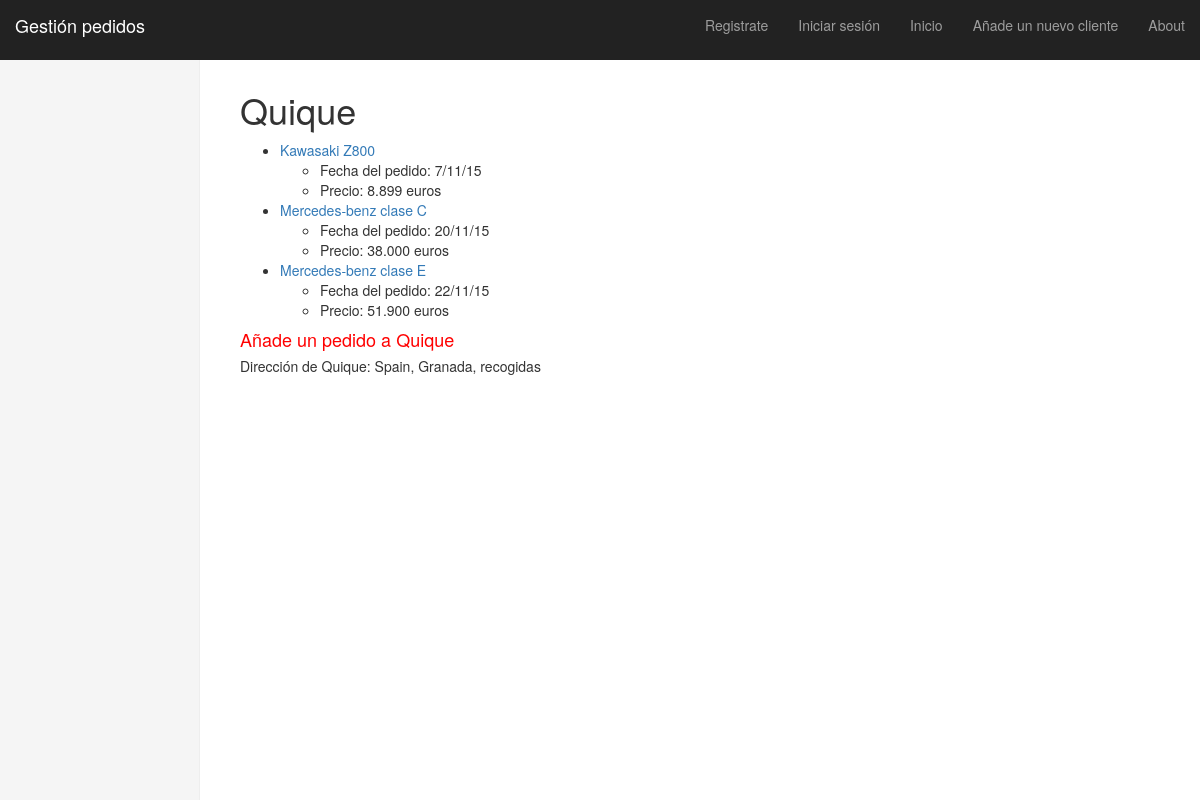
Page /gestionpedidos/cliente/quique/ on the committed database.
### gestionpedidos/models.py (models this page shows, shortened)
class Cliente(models.Model):
    name = models.CharField(max_length=128, unique=True)
    slug = models.SlugField(unique=True)
    direccion = models.CharField(max_length=128)

class Pedido(models.Model):
    cliente = models.ForeignKey(Cliente)
    title = models.CharField(max_length=128)
    url = models.URLField()
    views = models.IntegerField(default=0)
    fechaPedido = models.CharField(max_length=128)
    precio = models.CharField(max_length=128)

### gestionpedidos/views.py (the view)
# urls.py: url(r'^cliente/(?P<cliente_name>\w+)/add_pedido/$', views.add_pedido, name='add_pedido'),
def cliente(request, cliente_name_slug):
    context_dict = {}
    try:
        cliente = Cliente.objects.get(slug=cliente_name_slug)
        context_dict['cliente_name'] = cliente.name
        context_dict['cliente_direccion'] = cliente.direccion
        pedidos = Pedido.objects.filter(cliente=cliente)
        context_dict['pedidos'] = pedidos
        context_dict['cliente'] = cliente
    except Cliente.DoesNotExist:
        pass
    return render(request, 'gestionpedidos/pedidos.html', context_dict)

### templates/gestionpedidos/pedidos.html (shortened to what this page needs)
{% extends 'baseDosSaltos.html' %}
{% load easy_maps_tags %}
{% block body_block %}
        <h1>{{ cliente_name }}</h1>
        {% if cliente %}
            {% if pedidos %}
            <ul>
                {% for pedido in pedidos %}
                <li><a href="{{ pedido.url }}">{{ pedido.title }}</a></li>
                    <ul>
                        <li>Fecha del pedido: {{ pedido.fechaPedido }}</li>
                        <li>Precio: {{ pedido.precio }}</li>
                    </ul>
                {% endfor %}
            </ul>
            {% else %}
                <strong>Este cliente no tiene pedidos.</strong>
            {% endif %}
        {% else %}
            El cliente {{ cliente_name }} no existe.
        {% endif %}
        <h4><a style="color:red;" href="/gestionpedidos/cliente/{{ cliente_name }}/add_pedido/">Añade un pedido a {{ cliente_name }}</a></h4>
        <h5>Dirección de {{ cliente_name }}: {{ cliente_direccion }}</h5>
{% endblock %}

### static/dashboard.css (style rules this page uses)
body { padding-top: 50px; }

### rows in the picture
Cliente: name "Quique", direccion "Spain, Granada, recogidas"
Pedido: title "Kawasaki Z800", fechaPedido "7/11/15", precio "8.899 euros"
Pedido: title "Mercedes-benz clase C", fechaPedido "20/11/15", precio "38.000 euros"
Pedido: title "Mercedes-benz clase E", fechaPedido "22/11/15", precio "51.900 euros"
